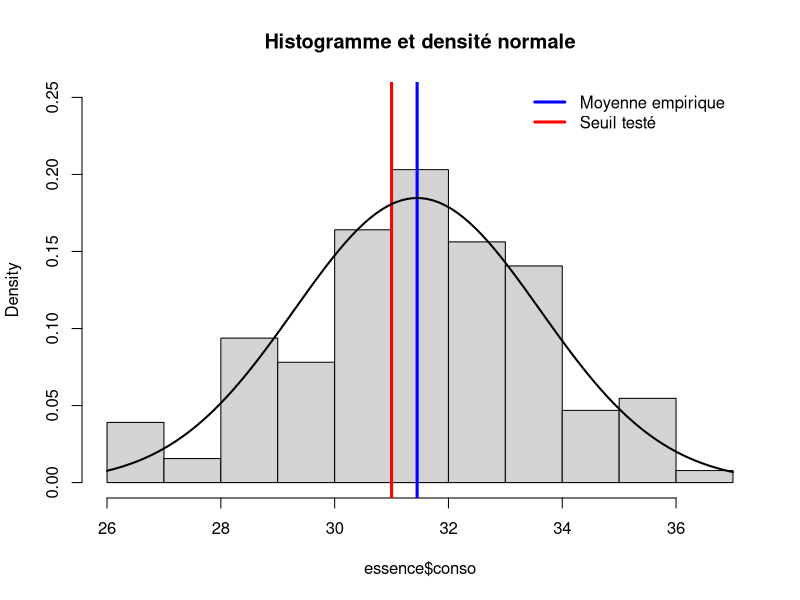

Here is the R script that generated this plot: (Note: this script raises an error after producing the figure.)
# setting working directory
# getwd()
 setwd("/Users/jean-martial/Desktop/UTT/MS_BDAAD_FORMATION/RStudio")

essence = read.table("essence.txt",header=TRUE)
seuil = 31 # 31L/100km

moyenne = mean(essence$conso)
cat("Moyenne empirique :",round(moyenne, digits = 2))

ecart_type = sd(essence$conso)
cat("Ecart-type empirique :",round(ecart_type, digits = 2))

variable_no_biais_1 = var(essence$conso)
variance_no_biais_2 = ecart_type**2
cat("Variance no biais 1 :",round(variable_no_biais_1, digits = 2))
cat("Variance no biais 2 :",round(variance_no_biais_2, digits = 2))

nb_echant = dim(essence)[1] # 1 : indice de la 1ere colonne : nb lignes
variance_biais = variable_no_biais_1*(nb_echant-1)/nb_echant
cat("Variance biaisée :",round(variance_biais, digits = 2))

# Histogramme de l'echantillon
hist(essence$conso, prob=TRUE, main = "Histogramme et densité normale", ylim = c(0, 0.25))

# Ajout de la moyenne empiriquesur l'histo
abline(v=moyenne, col="blue",lwd=3)
abline(v=seuil, col="red",lwd=3)
legend("topright", bty = 'n',text.width = 3, legend=c("Moyenne empirique", "Seuil testé"), col=c("blue", "red"), lwd=3)
curve(dnorm(x,mean=moyenne,sd=ecart_type),col="black",lwd=2,add=TRUE)

# -----------------------------------------------
## Intervalle de confiance de la moyenne theorique
# -----------------------------------------------
alpha <- 0.05

# icinf <- moyenne-qt(p=1-alpha/2,df=n_essence-1)*ecart_type/sqrt(nb_echant)
# round(icinf,digits=2)
# 
# icsup <- moyenne+qt(p=1-alpha/2,df=n_essence-1)*ecart_type/sqrt(nb_echant)
# round(icsup,digits=2)

t.test(essence, conf.level = 1-alpha)

# -------------------------------------------------
## Intervalle de confiance de la variance theorique
# -------------------------------------------------

binf_var_estim = (nb_echant-1)*(ecart_type**2)/qchisq(p=1-alpha/2, df=nb_echant-1)
bsup_var_estim = (nb_echant-1)*(ecart_type**2)/qchisq(p=alpha/2, df=nb_echant-1)

# on retrouve l'intervalle avec la formule 

# -----> installation et importation de EnvStats 
# install.packages('EnvStats')
# library(EnvStats)

varTest(essence$conso,conf.level=1-alpha)

# ------------------------------
# Test d'Hypothese Moyenne et Variance : 
# Moyenne p : H0: p=p0=31 / H1: p<>p0 alternative avec p0 = 31 --> loi de student
# Variance v : H0 : v=v0=4.5 / H1: v>v0
# ------------------------------

t.test(essence$conso, mu = 31, alternative = 'two.sided')
varTest(essence$conso, sigma.squared = 4.5, alternative = 'greater')

